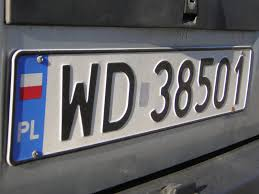
#> input picture car.jpg, 259 x 194 px
$ python cornerDetection.py
#> lines starting #> are read from the running program, lines starting #| are printed output that depends on the picture; after the words box and inside, x2 and y2 are one past the last pixel; in counts of white or black regions, pixels touching at a corner belong together

# import the required library
import numpy as np
import cv2
from matplotlib import pyplot as plt


# read the image
img = cv2.imread('car.jpg')
#> img is the input picture: shape (194, 259, 3); mean B, G, R 103.7, 99.7, 99.6

# convert image to gray scale image
gray = cv2.cvtColor(img, cv2.COLOR_BGR2GRAY)
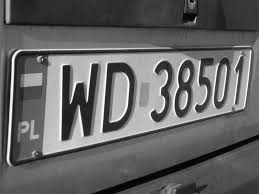
#> gray: shape (194, 259); min 0, max 255, mean 100.1

# detect corners with the goodFeaturesToTrack function.
corners = cv2.goodFeaturesToTrack(gray, 27, 0.01, 10)
#> corners = 27 rows, first 8: [63, 66], [103, 132], [70, 103], [110, 121], [250, 50], [62, 140], [185, 91], [188, 68]
corners = np.int0(corners)

# we iterate through each corner,
# making a circle at each point that we think is a corner.
for i in corners:
    x, y = i.ravel()
    cv2.circle(img, (x, y), 3, 255, -1)
#> this loop made 27 passes
#> (x, y) on passes 1 to 12: (63, 66), (103, 132), (70, 103), (110, 121), (250, 50), (62, 140), (185, 91), (188, 68), (7, 22), (86, 101), (155, 110), (184, 81)
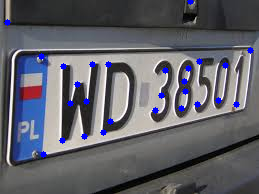
#> img: shape (194, 259, 3); 1.55% of pixels changed, all inside (x1, y1, x2, y2) = (4, 0, 254, 158)

plt.imshow(img), plt.show()
